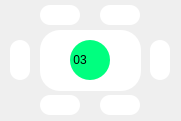
     <widget class="QWidget" name="widget_20" native="true">
      <property name="geometry">
       <rect>
        <x>290</x>
        <y>150</y>
        <width>181</width>
        <height>121</height>
       </rect>
      </property>
      <property name="styleSheet">
       <string notr="true">QPushButton{
	background-color: rgb(255, 255, 255);
	border-radius:20px;
}

QPushButton:focus{
	background-color: rgb(0, 170, 255);
}</string>
      </property>
      <widget class="QLabel" name="chair32">
       <property name="geometry">
        <rect>
         <x>10</x>
         <y>40</y>
         <width>20</width>
         <height>40</height>
        </rect>
       </property>
       <property name="styleSheet">
        <string notr="true">border-radius:10px;
background-color: rgb(255, 255, 255);</string>
       </property>
       <property name="text">
        <string/>
       </property>
      </widget>
      <widget class="QLabel" name="chair31">
       <property name="geometry">
        <rect>
         <x>40</x>
         <y>5</y>
         <width>40</width>
         <height>20</height>
        </rect>
       </property>
       <property name="styleSheet">
        <string notr="true">border-radius:10px;
background-color: rgb(255, 255, 255);</string>
       </property>
       <property name="text">
        <string/>
       </property>
      </widget>
      <widget class="QPushButton" name="table3_bt">
       <property name="geometry">
        <rect>
         <x>40</x>
         <y>30</y>
         <width>101</width>
         <height>61</height>
        </rect>
       </property>
       <property name="text">
        <string/>
       </property>
      </widget>
      <widget class="QLabel" name="chair35">
       <property name="geometry">
        <rect>
         <x>150</x>
         <y>40</y>
         <width>20</width>
         <height>40</height>
        </rect>
       </property>
       <property name="styleSheet">
        <string notr="true">border-radius:10px;
background-color: rgb(255, 255, 255);</string>
       </property>
       <property name="text">
        <string/>
       </property>
      </widget>
      <widget class="QLabel" name="chair33">
       <property name="geometry">
        <rect>
         <x>40</x>
         <y>95</y>
         <width>40</width>
         <height>20</height>
        </rect>
       </property>
       <property name="styleSheet">
        <string notr="true">border-radius:10px;
background-color: rgb(255, 255, 255);</string>
       </property>
       <property name="text">
        <string/>
       </property>
      </widget>
      <widget class="QLabel" name="chair36">
       <property name="geometry">
        <rect>
         <x>100</x>
         <y>5</y>
         <width>40</width>
         <height>20</height>
        </rect>
       </property>
       <property name="styleSheet">
        <string notr="true">border-radius:10px;
background-color: rgb(255, 255, 255);</string>
       </property>
       <property name="text">
        <string/>
       </property>
      </widget>
      <widget class="QLabel" name="chair34">
       <property name="geometry">
        <rect>
         <x>100</x>
         <y>95</y>
         <width>40</width>
         <height>20</height>
        </rect>
       </property>
       <property name="styleSheet">
        <string notr="true">border-radius:10px;
background-color: rgb(255, 255, 255);</string>
       </property>
       <property name="text">
        <string/>
       </property>
      </widget>
      <widget class="QLabel" name="label_60">
       <property name="geometry">
        <rect>
         <x>70</x>
         <y>40</y>
         <width>40</width>
         <height>40</height>
        </rect>
       </property>
       <property name="styleSheet">
        <string notr="true">border-radius:20px;
background-color: rgb(0, 255, 127);
border-color:1px rgb(230, 230, 230);
font:20px &quot;楷体&quot;;
</string>
       </property>
       <property name="text">
        <string> 03</string>
       </property>
      </widget>
     </widget>
